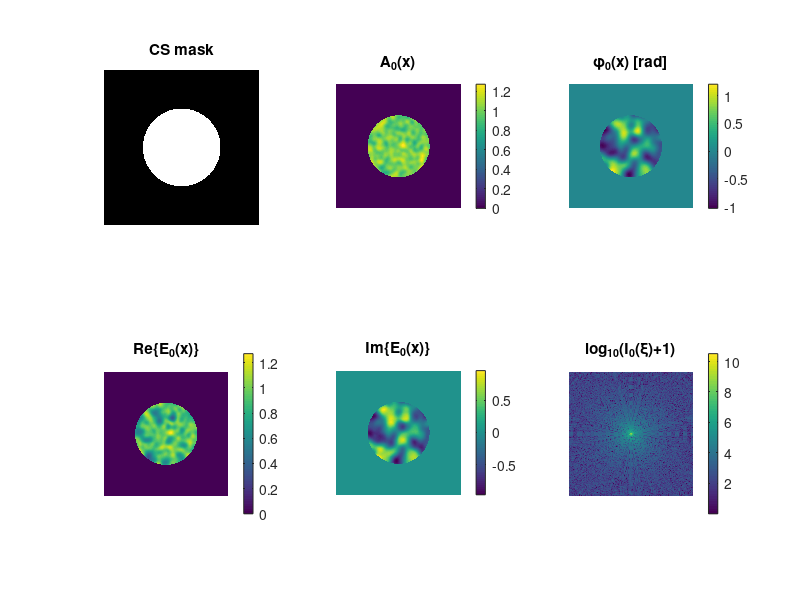
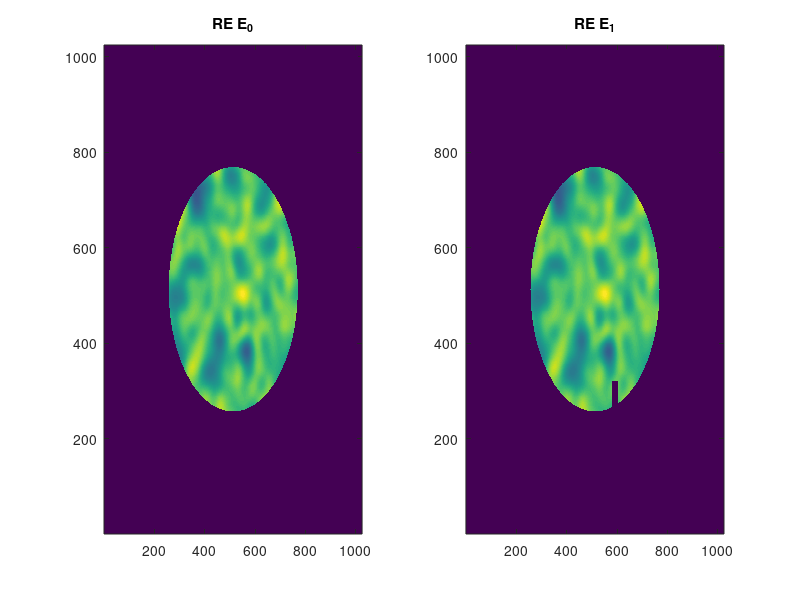

The MATLAB script that drew these images, in order: (Note: this script raises an error after producing the figures.)
% dOTF demo
clear; clc; close all;

%% grid
N = 1024;
[x, y] = meshgrid( (-N/2):(N/2-1), (-N/2):(N/2-1) );
r = sqrt(x.^2 + y.^2);

%% circular pupil
R_CS = 256;
CS = (r <= R_CS);

%% generate smooth random phase phi_0(x)
rng(1);

% white noise -> low-pass filtered in Fourier domain
noise_phase = randn(N, N);

[kx, ky] = meshgrid( (-N/2):(N/2-1), (-N/2):(N/2-1) );
kr = sqrt(kx.^2 + ky.^2);

sigma_k_phase = 5; % smaller -> smoother
LP_phase = exp(-(kr.^2) / (2*sigma_k_phase^2));

noise_phase_f = fftshift(fft2(noise_phase));
phi_0_smooth = real(ifft2(ifftshift(noise_phase_f .* LP_phase)));

% normalize and scale
phi_0_smooth = phi_0_smooth - mean(phi_0_smooth(CS));
phi_0_smooth = phi_0_smooth / std(phi_0_smooth(CS));

phi0_rms = 0.5; % radians RMS inside CS
phi_0 = zeros(N, N);
phi_0(CS) = phi0_rms * phi_0_smooth(CS);

%% generate slowly varying amplitude A_0(x)
noise_amp = randn(N, N);

sigma_k_amp = 10; % smoother than phase
LP_amp = exp(-(kr.^2) / (2*sigma_k_amp^2));

noise_amp_f = fftshift(fft2(noise_amp));
amp_smooth = real(ifft2(ifftshift(noise_amp_f .* LP_amp)));

amp_smooth = amp_smooth - mean(amp_smooth(CS));
amp_smooth = amp_smooth / std(amp_smooth(CS));

amp_variation = 0.08; % fractional variation
A_0 = zeros(N, N);
A_0(CS) = 1 + amp_variation * amp_smooth(CS);

% enforce positivity
A_0(CS) = max(A_0(CS), 0.05);

%% baseline pupil field
E_0 = A_0 .* exp(1i * phi_0);

%% focal-plane field and intensity
A = fftshift(fft2(ifftshift(E_0)));
I_0 = abs(A).^2;

%% quick diagnostics
fprintf('Grid size                : %d x %d\n', N, N);
fprintf('CS radius                : %d px\n', R_CS);
fprintf('CS pixels (N_CS)         : %d\n', nnz(CS));
fprintf('phi_0 RMS inside CS      : %.4f rad\n', std(phi_0(CS)));
fprintf('A_0 mean inside CS       : %.4f\n', mean(A_0(CS)));
fprintf('A_0 std inside CS        : %.4f\n', std(A_0(CS)));

%% plots
figure('Color','w');

subplot(2,3,1);
imagesc(CS); axis image off; colormap(gca, gray);
title('CS mask');

subplot(2,3,2);
imagesc(A_0); axis image off; colorbar;
title('A_0(x)');

subplot(2,3,3);
imagesc(phi_0); axis image off; colorbar;
title('\phi_0(x) [rad]');

subplot(2,3,4);
imagesc(real(E_0)); axis image off; colorbar;
title('Re\{E_0(x)\}');

subplot(2,3,5);
imagesc(imag(E_0)); axis image off; colorbar;
title('Im\{E_0(x)\}');

subplot(2,3,6);
imagesc(log10(I_0 + 1)); axis image off; colorbar;
title('log_{10}(I_0(\xi)+1)');



%% generate pupil with small obsucration
pupil_mask = ones(size(E_0));
pupil_mask(1:320,80+(end/2-10:end/2+10))=0;

E_1 = E_0.*pupil_mask;

figure;
subplot(1,2,1);imagesc(real(E_0));title('RE E_0');set(gca,'YDir','normal');
subplot(1,2,2);imagesc(real(E_1));title('RE E_1');set(gca,'YDir','normal');


%% get OTFs

O_0 = FH(abs(F(E_0)).^2);
O_1 = FH(abs(F(E_1)).^2);
mask_OTF = abs(O_1-O_0)>10;
dOTF = (O_1-O_0).*mask_OTF;
phi_dOTF = mod(angle(dOTF),2*pi)-pi;

c_lims =[min(phi_0(:)),max(phi_0(:))];

figure;
subplot(1,2,1);imagesc(phi_0);colorbar;clim(c_lims);set(gca,'YDir','normal');
subplot(1,2,2);imagesc(phi_dOTF);colorbar;clim(c_lims);set(gca,'YDir','normal');

%% helper functions

function U = F(u)
U = fftshift(fft2(ifftshift(u)));
end

function u = FH(U)
u = fftshift(ifft2(ifftshift(U))) * numel(U);
end
